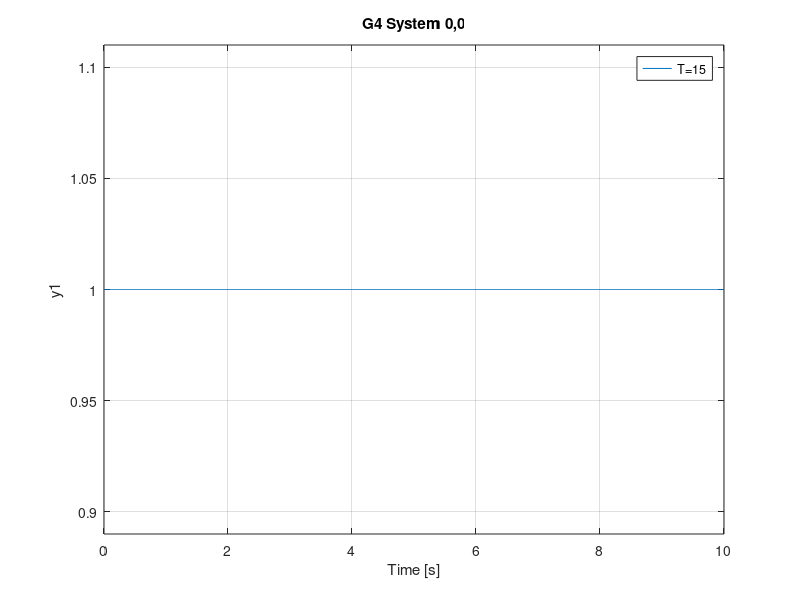

This figure's MATLAB source:
G1=tf([0,1],[1 1]);
G2=tf([1,1],[0 1]);
G3=tf([1,1],[1 1]);
G4=tf([0,1],[0 1]);

subplot(2,2,1);
step(G1)
title("G1 System 0,1")
legend('T=5')

%subplot(2,2,2);
%step(G2)
%title("G2 System 1,0")
%legend('T=10')

subplot(2,2,3);
step(G3)
title("G3 System 1,1")
legend('T=15')

subplot(2,2,4);
step(G4)
title("G4 System 0,0")
legend('T=15')

hold on